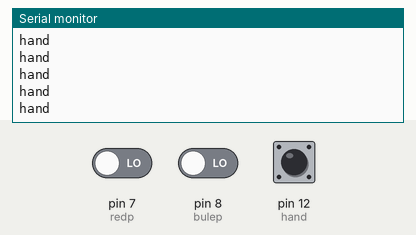
A sketch run on a simulated Arduino Uno, built with avr-gcc and run on an emulated ATmega328P. Parts: the last lines printed to the serial monitor. Inputs (shaded band) come from the test bench; at power-on: pin 7 (redp) LOW, pin 8 (bulep) LOW, pin 12 (hand) HIGH.

Above: at 1.2 s.
1.3 s: pin 7 (redp) driven HIGH
At 1.32 s:
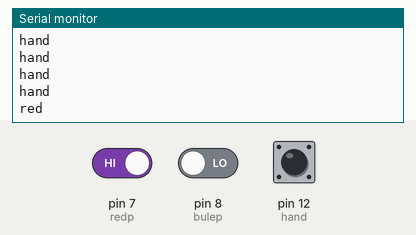
2.9 s: pin 8 (bulep) driven HIGH
At 2.97 s:
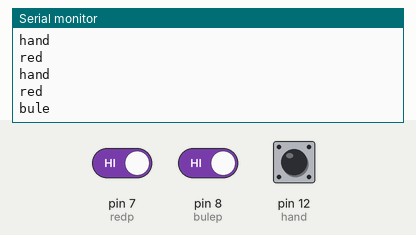

Measured:
- after the input at 1.3 s, the serial monitor: prints a new line at once (image 1)
- after the input at 2.9 s, the serial monitor: prints a new line after 0.05 s (image 2)

The sketch:

button_0609.ino
```cpp
int redp =7;
int bulep =8;
int hand =12;
int geeet,red,bule;
void setup() {
  Serial.begin(38400);
  pinMode(redp,INPUT);
  pinMode(bulep,INPUT);
  pinMode(hand,INPUT_PULLUP);
  Serial.println("1111");
}

void loop() {
  red=digitalRead(redp);
  bule=digitalRead(bulep);
  geeet=digitalRead(hand);
  if(red == HIGH){
    Serial.println("red");
    delay(50);
  }
  if(bule == HIGH){
    Serial.println("bule");
    delay(50);
  }
  if(geeet == HIGH){
    Serial.println("hand");
    delay(50);
  }

}
```
